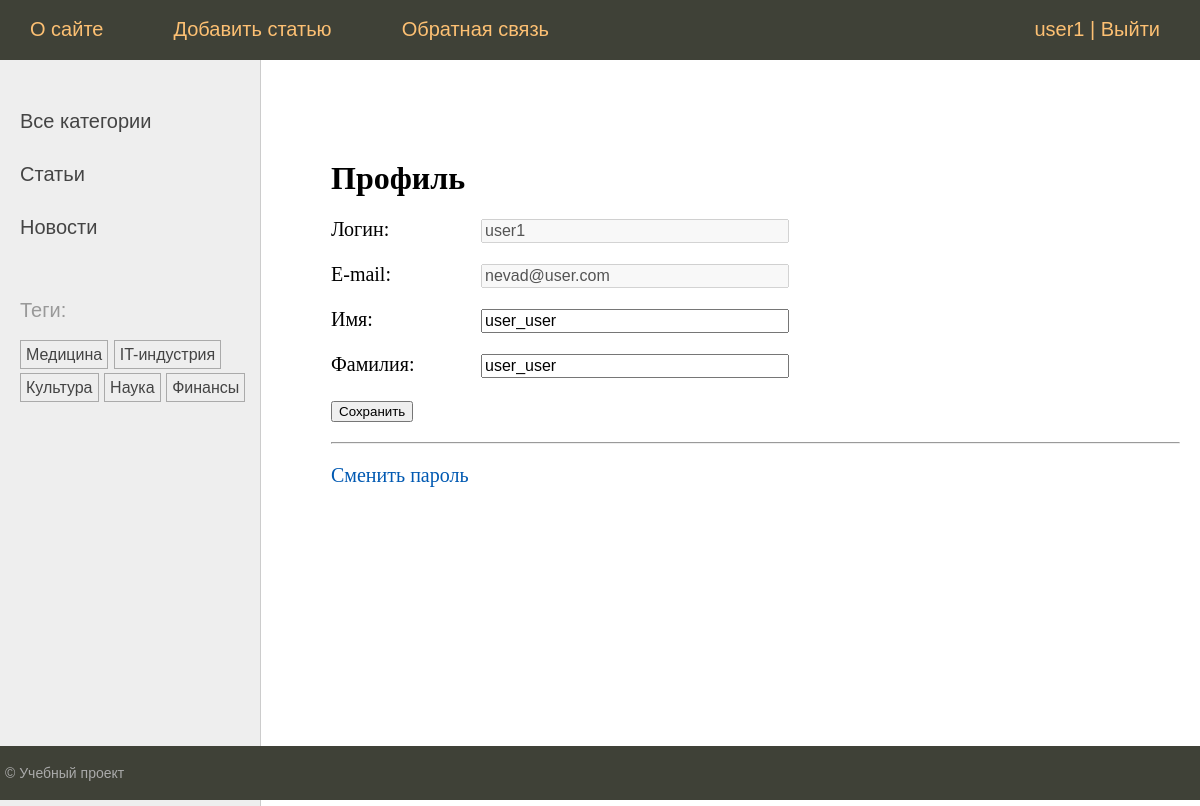
The page /users/profile/ (signed in) on the database its author committed.
### neapp/models.py (models this page shows, shortened)
class Category(models.Model):
    name = models.CharField(max_length=100, db_index=True, verbose_name="Категория")
    slug = models.SlugField(max_length=255, unique=True, db_index=True)
    class Meta:
        verbose_name = 'Категория'
        verbose_name_plural = 'Категории'
    def get_absolute_url(self):
        return reverse('category', kwargs={'cat_slug': self.slug})

class TagPost(models.Model):
    tag = models.CharField(max_length=100, db_index=True)
    slug = models.SlugField(max_length=255, unique=True, db_index=True)
    def get_absolute_url(self):
        return reverse('tag', kwargs={'tag_slug': self.slug})

### users/views.py (the view, shortened to what this page needs)
# urls.py: path('profile/', views.ProfileUser.as_view(), name='profile'),     #66. Маршрут для перенаправления пользователя, после редактирования и сохранения своего профиля.
class ProfileUser(LoginRequiredMixin, UpdateView):
    model = get_user_model()
    form_class = ProfileUserForm
    template_name = 'users/profile.html'
    extra_context = {'title': "Профиль пользователя"}
    def get_object(self, queryset=None):
        return self.request.user

### users/forms.py
class ProfileUserForm(forms.ModelForm):
    username = forms.CharField(disabled=True, label='Логин', widget=forms.TextInput(attrs={'class': 'form-input'}))
    email = forms.CharField(disabled=True, label='E-mail', widget=forms.TextInput(attrs={'class': 'form-input'}))
    class Meta:
        model = get_user_model()
        fields = ['username', 'email', 'first_name', 'last_name']
        labels = {
            'first_name': 'Имя',
            'last_name': 'Фамилия',
        }
        widgets = {
            'first_name': forms.TextInput(attrs={'class': 'form-input'}),
            'last_name': forms.TextInput(attrs={'class': 'form-input'}),
        }

### neapp/templatetags/neapptags.py (called while the page is built)
@register.inclusion_tag('neapp/list_categories.html')
def show_categories(cat_selected_id=0):
    cats = Category.objects.all()
    return {"cats": cats, "cat_selected": cat_selected_id}

@register.inclusion_tag('neapp/list_tags.html')
def show_all_tags():
    return {"tags": TagPost.objects.all()}

### users/context_processors.py (called while the page is built)
def get_neapp_context(request):
    return {'mainmenu': menu}

### users/templates/users/profile.html (shortened to what this page needs)
{% extends 'default.html' %}
{% block content %}
<h1>Профиль</h1>
<form method="post">
    {% for f in form %}
    <p ><label class="form-label" for="{{ f.id_for_label }}">{{f.label}}: </label>{{ f }}</p>
    {% endfor %}
    <p ><button type="submit">Сохранить</button></p>
</form>
<hr>
<p ><a href="{% url 'users:password_change' %}">Сменить пароль</a></p>
{% endblock %}

### templates/default.html (shortened to what this page needs)
{% load static %}
{% load neapptags %}
<!DOCTYPE html>
<head>
    <link type="text/css" href="{% static 'neapp/css/styles.css' %}" rel="stylesheet" />
</head>
<body>
<table class="table-page" border=0 cellpadding="0" cellspacing="0">
<tr><td valign=top>
{% block mainmenu %}
		<div class="header">
		<ul id="mainmenu" class="mainmenu">
{% for m in mainmenu %}
         <li><a href="{% url m.url_name %}">{{m.title}}</a></li>
{% endfor %}
{% if user.is_authenticated %}
	<li class="last"> <a href="{% url 'users:profile' %}">{{user.username}}</a> | <a href="{% url 'users:logout' %}">Выйти</a></li>
{% else %}
	<li class="last"><a href="{% url 'users:login' %}">Войти</a> | <a href="{% url 'users:register' %}">Регистрация</a></li>
{% endif %}
         	</ul>
         </div>
{% endblock mainmenu %}
<table class="table-content" border=0 cellpadding="0" cellspacing="0">
<tr>
	<td valign="top" class="left-chapters">
	<ul id="leftchapters">
		{% if cat_selected == 0 %}
        <li class="selected">Все категории</li>
		{% else %}
        <li><a href="{% url 'home' %}">Все категории</a></li>
		{% endif %}
		{% show_categories cat_selected %}
		<li>{% show_all_tags %}</li>
	</ul>
</td>
<td valign="top" class="content">
	<div class="content-text">
{% block content %}
{% endblock %}
	</div>
</td></tr></table>
</td></tr>
<tr><td valign=top>
	<div id="footer">
		<p>&copy; Учебный проект</p>
	</div>
</td></tr></table>
</body>
</html>

### neapp/templates/neapp/list_categories.html
{% for cat in cats %}
{% if cat.id == cat_selected %}
<li class="selected">{{ cat.name }}</li>
{% else %}
<li><a href="{{ cat.get_absolute_url }}">{{cat.name}}</a></li>
{% endif %}
{% endfor %}

### neapp/templates/neapp/list_tags.html
{% if tags %}
    Теги:</p>
    <ul class="tags-list">
        {% for t in tags %}
        <li><a href="{{t.get_absolute_url}}">{{t.tag}}</a></li>
        {% endfor %}
    </ul>
{% endif %}

### neapp/static/neapp/css/styles.css (style rules this page uses)
html, body { font-family: 'Arial'; margin: 0; padding: 0; height: 100%; width: 100%; color: #444; }
a { color: #0059b2; text-decoration: none; }
.table-page { width: 100%; height: 100%; vertical-align: top; }
.table-page tr { height: 100%; }
.header { background: #3F4137; height: 60px; }
ul.mainmenu { list-style: none; margin: 0; padding: 0; height: 60px; color: #fdc073; font-size: 20px; overflow: hidden; }
ul.mainmenu li { float: left; margin: 18px 40px 0 30px; }
ul.mainmenu li.last { float: right; }
ul.mainmenu li a { color: #fdc073; text-decoration: none; }
.table-content { width: 100%; min-height: 100%; height: 100%; }
.left-chapters { margin: 0; background: #eee; border-right: 1px solid #ccc; }
.left-chapters ul { width: 230px; margin: 0; padding: 20px 10px 10px 20px; list-style: none; font-size: 20px; }
.left-chapters ul li { margin: 30px 0 0 0; color: #999; }
.left-chapters ul li a { color: #444; text-decoration: none; }
ul.tags-list { width: 100%; margin: 0; padding: 0; list-style: none; }
ul.tags-list li { margin: 0; padding: 0 0 10px; display: inline-block; }
ul.tags-list li a { padding: 5px; font-size: 16px; border: 1px solid #aaa; }
.content { padding: 40px 20px 20px 40px; width: 100%; box-sizing: border-box; }
.content-text { margin: 60px 0 0 30px; color: #000; font-size: 20px; font-family: Yandex Sans Display Light; }
.content-text h1 { font-size: 32px; }
#footer { box-sizing: border-box; background: #3F4137; padding: 5px; color: #aaa; font-size: 14px; font-family: Verdana, Geneva, Arial, Helvetica; text-align: left; overflow: hidden; }
.form-input { width: 300px; font-size: 16px; }
.form-label { display: inline-block; min-width: 150px; vertical-align: top; }

### rows shown on the page
Category: name "Статьи"
Category: name "Новости"
TagPost: tag "Медицина"
TagPost: tag "IT-индустрия"
TagPost: tag "Культура"
TagPost: tag "Наука"
TagPost: tag "Финансы"

### other values the page prints
{{ m.title }} "О сайте" "Добавить статью" "Обратная связь"
{{ user.username }} "user1"
{{ f.label }} "Логин" "E-mail" "Имя" "Фамилия"
